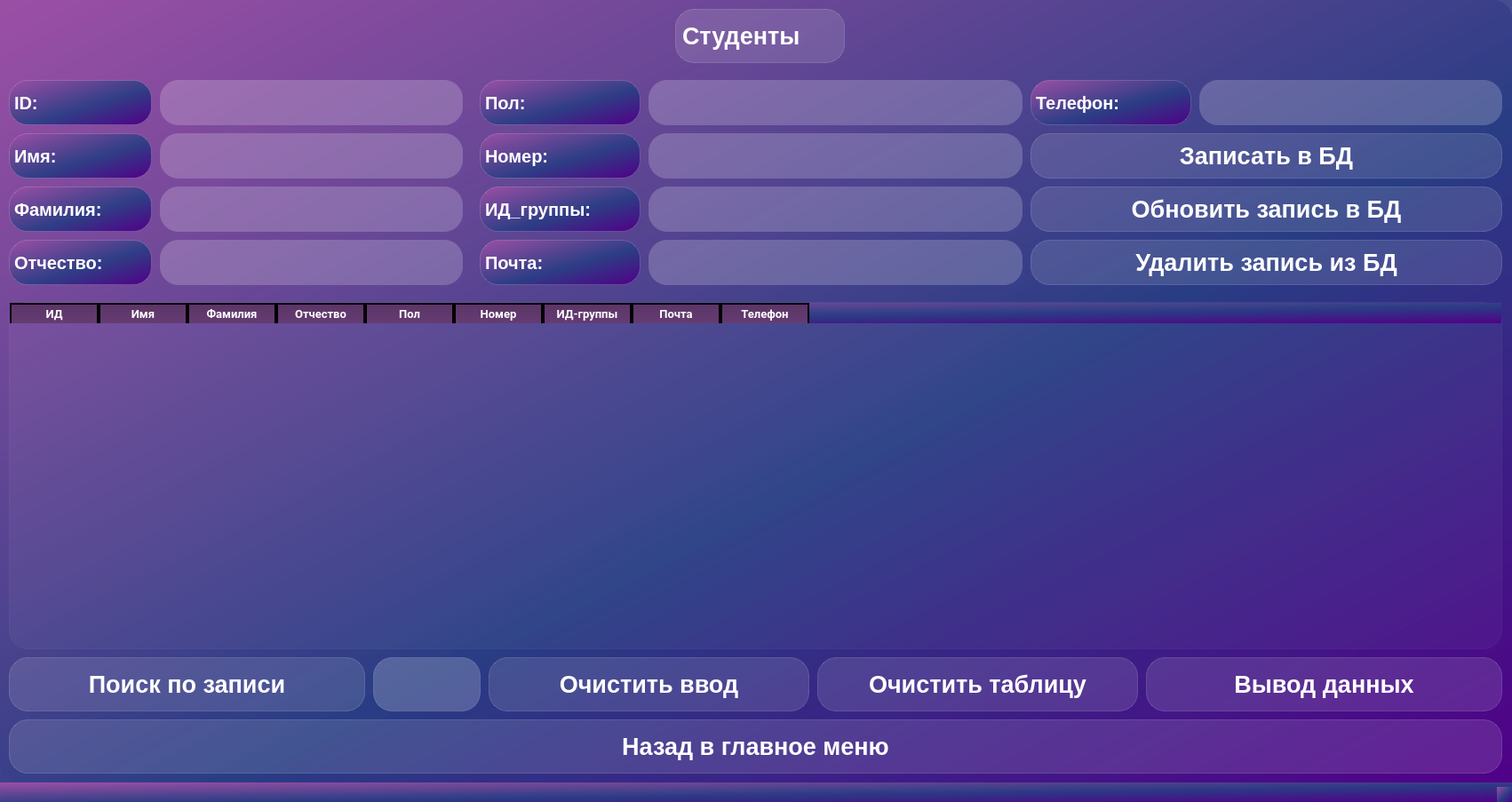
<?xml version="1.0" encoding="UTF-8"?>
<ui version="4.0">
 <class>students</class>
 <widget class="QMainWindow" name="students">
  <property name="windowModality">
   <enum>Qt::NonModal</enum>
  </property>
  <property name="geometry">
   <rect>
    <x>0</x>
    <y>0</y>
    <width>1702</width>
    <height>903</height>
   </rect>
  </property>
  <property name="windowTitle">
   <string>Students</string>
  </property>
  <property name="styleSheet">
   <string notr="true">background-color: qlineargradient(spread:pad, x1:1, y1:1, x2:0, y2:0, stop:0 rgba(81, 0, 135,255), stop:0.427447 rgba(41, 61, 132,235), stop:1 rgba(155,79,165,255));
border-style: solid;
border-radius:21px;</string>
  </property>
  <widget class="QWidget" name="centralwidget">
   <widget class="QLabel" name="students_st">
    <property name="geometry">
     <rect>
      <x>760</x>
      <y>10</y>
      <width>191</width>
      <height>61</height>
     </rect>
    </property>
    <property name="font">
     <font>
      <pointsize>20</pointsize>
      <weight>75</weight>
      <bold>true</bold>
     </font>
    </property>
    <property name="styleSheet">
     <string notr="true">background-color: rgba(255,255,255,30);
border: 1px solid rgba(255,255,255,40);
border-raduis: 7px;
color: white;
font-weight: bold;
font-size:20pt;
</string>
    </property>
    <property name="text">
     <string>Студенты</string>
    </property>
   </widget>
   <widget class="QLabel" name="Idd">
    <property name="geometry">
     <rect>
      <x>10</x>
      <y>90</y>
      <width>161</width>
      <height>51</height>
     </rect>
    </property>
    <property name="font">
     <font>
      <pointsize>15</pointsize>
      <weight>75</weight>
      <bold>true</bold>
     </font>
    </property>
    <property name="styleSheet">
     <string notr="true">background-color: qlineargradient(spread:pad, x1:1, y1:1, x2:0, y2:0, stop:0 rgba(81, 0, 135,255), stop:0.427447 rgba(41, 61, 132,235), stop:1 rgba(155,79,165,255));
border-style: solid;
border-radius:21px;
color: white;
border: 1px solid rgba(255,255,255,40);
font-weight: bold;
font-size:15pt;</string>
    </property>
    <property name="text">
     <string>ID:</string>
    </property>
   </widget>
   <widget class="QLabel" name="numberr">
    <property name="geometry">
     <rect>
      <x>10</x>
      <y>150</y>
      <width>161</width>
      <height>51</height>
     </rect>
    </property>
    <property name="font">
     <font>
      <pointsize>15</pointsize>
      <weight>75</weight>
      <bold>true</bold>
     </font>
    </property>
    <property name="styleSheet">
     <string notr="true">background-color: qlineargradient(spread:pad, x1:1, y1:1, x2:0, y2:0, stop:0 rgba(81, 0, 135,255), stop:0.427447 rgba(41, 61, 132,235), stop:1 rgba(155,79,165,255));
border-style: solid;
border-radius:21px;
color: white;
border: 1px solid rgba(255,255,255,40);
font-weight: bold;
font-size:15pt;</string>
    </property>
    <property name="text">
     <string>Имя:</string>
    </property>
   </widget>
   <widget class="QLabel" name="familiya">
    <property name="geometry">
     <rect>
      <x>10</x>
      <y>210</y>
      <width>161</width>
      <height>51</height>
     </rect>
    </property>
    <property name="font">
     <font>
      <pointsize>15</pointsize>
      <weight>75</weight>
      <bold>true</bold>
     </font>
    </property>
    <property name="styleSheet">
     <string notr="true">background-color: qlineargradient(spread:pad, x1:1, y1:1, x2:0, y2:0, stop:0 rgba(81, 0, 135,255), stop:0.427447 rgba(41, 61, 132,235), stop:1 rgba(155,79,165,255));
border-style: solid;
border-radius:21px;
color: white;
border: 1px solid rgba(255,255,255,40);
font-weight: bold;
font-size:15pt;</string>
    </property>
    <property name="text">
     <string>Фамилия:</string>
    </property>
   </widget>
   <widget class="QPushButton" name="btn_Insert_st">
    <property name="geometry">
     <rect>
      <x>1160</x>
      <y>150</y>
      <width>531</width>
      <height>51</height>
     </rect>
    </property>
    <property name="font">
     <font>
      <pointsize>20</pointsize>
      <weight>75</weight>
      <bold>true</bold>
     </font>
    </property>
    <property name="styleSheet">
     <string notr="true">QPushButton {
background-color: rgba(255,255,255,30);
border: 1px solid rgba(255,255,255,40);
border-raduis: 7px;
color: white;
font-weight: bold;
font-size:20pt;
}
QPushButton:hover {
background-color: rgba(0, 255, 120, 0.4);
}
QPushButton:pressed {
background-color: rgba(255,255,255,70);
}
</string>
    </property>
    <property name="text">
     <string>Записать в БД</string>
    </property>
   </widget>
   <widget class="QPushButton" name="update_st">
    <property name="geometry">
     <rect>
      <x>1160</x>
      <y>210</y>
      <width>531</width>
      <height>51</height>
     </rect>
    </property>
    <property name="font">
     <font>
      <pointsize>20</pointsize>
      <weight>75</weight>
      <bold>true</bold>
     </font>
    </property>
    <property name="styleSheet">
     <string notr="true">QPushButton {
background-color: rgba(255,255,255,30);
border: 1px solid rgba(255,255,255,40);
border-raduis: 7px;
color: white;
font-weight: bold;
font-size:20pt;
}
QPushButton:hover {
background-color: rgba(0, 255, 120, 0.4);
}
QPushButton:pressed {
background-color: rgba(255,255,255,70);
}
</string>
    </property>
    <property name="text">
     <string>Обновить запись в БД</string>
    </property>
   </widget>
   <widget class="QPushButton" name="deletezapic_st">
    <property name="geometry">
     <rect>
      <x>1160</x>
      <y>270</y>
      <width>531</width>
      <height>51</height>
     </rect>
    </property>
    <property name="font">
     <font>
      <pointsize>20</pointsize>
      <weight>75</weight>
      <bold>true</bold>
     </font>
    </property>
    <property name="styleSheet">
     <string notr="true">QPushButton {
background-color: rgba(255,255,255,30);
border: 1px solid rgba(255,255,255,40);
border-raduis: 7px;
color: white;
font-weight: bold;
font-size:20pt;
}
QPushButton:hover {
background-color: rgba(0, 255, 120, 0.4);
}
QPushButton:pressed {
background-color: rgba(255,255,255,70);
}
</string>
    </property>
    <property name="text">
     <string>Удалить запись из БД</string>
    </property>
   </widget>
   <widget class="QLineEdit" name="lineEdit_2_st">
    <property name="geometry">
     <rect>
      <x>180</x>
      <y>90</y>
      <width>341</width>
      <height>51</height>
     </rect>
    </property>
    <property name="styleSheet">
     <string notr="true">QLineEdit {
background-color: rgba(255,255,255,50);
color: white;
font-weight: bold;
font-size:20pt;
}
QLineEdit:hover {
background-color: rgba(255,255,255, 0.5);
}
</string>
    </property>
    <property name="maxLength">
     <number>20</number>
    </property>
   </widget>
   <widget class="QLineEdit" name="lineEdit_3_st">
    <property name="geometry">
     <rect>
      <x>180</x>
      <y>150</y>
      <width>341</width>
      <height>51</height>
     </rect>
    </property>
    <property name="styleSheet">
     <string notr="true">QLineEdit {
background-color: rgba(255,255,255,50);
color: white;
font-weight: bold;
font-size:20pt;
}
QLineEdit:hover {
background-color: rgba(255,255,255, 0.5);
}
</string>
    </property>
    <property name="maxLength">
     <number>20</number>
    </property>
   </widget>
   <widget class="QLineEdit" name="lineEdit_4_st">
    <property name="geometry">
     <rect>
      <x>180</x>
      <y>210</y>
      <width>341</width>
      <height>51</height>
     </rect>
    </property>
    <property name="styleSheet">
     <string notr="true">QLineEdit {
background-color: rgba(255,255,255,50);
color: white;
font-weight: bold;
font-size:20pt;
}
QLineEdit:hover {
background-color: rgba(255,255,255, 0.5);
}
</string>
    </property>
    <property name="maxLength">
     <number>20</number>
    </property>
   </widget>
   <widget class="QLineEdit" name="lineEdit_st">
    <property name="geometry">
     <rect>
      <x>180</x>
      <y>270</y>
      <width>341</width>
      <height>51</height>
     </rect>
    </property>
    <property name="styleSheet">
     <string notr="true">QLineEdit {
background-color: rgba(255,255,255,50);
color: white;
font-weight: bold;
font-size:20pt;
}
QLineEdit:hover {
background-color: rgba(255,255,255, 0.5);
}
</string>
    </property>
    <property name="maxLength">
     <number>20</number>
    </property>
   </widget>
   <widget class="QLabel" name="otchestvo">
    <property name="geometry">
     <rect>
      <x>10</x>
      <y>270</y>
      <width>161</width>
      <height>51</height>
     </rect>
    </property>
    <property name="font">
     <font>
      <pointsize>15</pointsize>
      <weight>75</weight>
      <bold>true</bold>
     </font>
    </property>
    <property name="styleSheet">
     <string notr="true">background-color: qlineargradient(spread:pad, x1:1, y1:1, x2:0, y2:0, stop:0 rgba(81, 0, 135,255), stop:0.427447 rgba(41, 61, 132,235), stop:1 rgba(155,79,165,255));
border-style: solid;
border-radius:21px;
color: white;
border: 1px solid rgba(255,255,255,40);
font-weight: bold;
font-size:15pt;</string>
    </property>
    <property name="text">
     <string>Отчество:</string>
    </property>
   </widget>
   <widget class="QLabel" name="number">
    <property name="geometry">
     <rect>
      <x>540</x>
      <y>150</y>
      <width>181</width>
      <height>51</height>
     </rect>
    </property>
    <property name="font">
     <font>
      <pointsize>15</pointsize>
      <weight>75</weight>
      <bold>true</bold>
     </font>
    </property>
    <property name="styleSheet">
     <string notr="true">background-color: qlineargradient(spread:pad, x1:1, y1:1, x2:0, y2:0, stop:0 rgba(81, 0, 135,255), stop:0.427447 rgba(41, 61, 132,235), stop:1 rgba(155,79,165,255));
border-style: solid;
border-radius:21px;
color: white;
border: 1px solid rgba(255,255,255,40);
font-weight: bold;
font-size:15pt;</string>
    </property>
    <property name="text">
     <string>Номер:</string>
    </property>
   </widget>
   <widget class="QLabel" name="id_gr">
    <property name="geometry">
     <rect>
      <x>540</x>
      <y>210</y>
      <width>181</width>
      <height>51</height>
     </rect>
    </property>
    <property name="font">
     <font>
      <pointsize>15</pointsize>
      <weight>75</weight>
      <bold>true</bold>
     </font>
    </property>
    <property name="styleSheet">
     <string notr="true">background-color: qlineargradient(spread:pad, x1:1, y1:1, x2:0, y2:0, stop:0 rgba(81, 0, 135,255), stop:0.427447 rgba(41, 61, 132,235), stop:1 rgba(155,79,165,255));
border-style: solid;
border-radius:21px;
color: white;
border: 1px solid rgba(255,255,255,40);
font-weight: bold;
font-size:15pt;</string>
    </property>
    <property name="text">
     <string>ИД_группы:</string>
    </property>
   </widget>
   <widget class="QLabel" name="gender">
    <property name="geometry">
     <rect>
      <x>540</x>
      <y>90</y>
      <width>181</width>
      <height>51</height>
     </rect>
    </property>
    <property name="font">
     <font>
      <pointsize>15</pointsize>
      <weight>75</weight>
      <bold>true</bold>
     </font>
    </property>
    <property name="styleSheet">
     <string notr="true">background-color: qlineargradient(spread:pad, x1:1, y1:1, x2:0, y2:0, stop:0 rgba(81, 0, 135,255), stop:0.427447 rgba(41, 61, 132,235), stop:1 rgba(155,79,165,255));
border-style: solid;
border-radius:21px;
color: white;
border: 1px solid rgba(255,255,255,40);
font-weight: bold;
font-size:15pt;</string>
    </property>
    <property name="text">
     <string>Пол:</string>
    </property>
   </widget>
   <widget class="QLineEdit" name="lineEdit_5_st">
    <property name="geometry">
     <rect>
      <x>730</x>
      <y>210</y>
      <width>421</width>
      <height>51</height>
     </rect>
    </property>
    <property name="styleSheet">
     <string notr="true">QLineEdit {
background-color: rgba(255,255,255,50);
color: white;
font-weight: bold;
font-size:20pt;
}
QLineEdit:hover {
background-color: rgba(255,255,255, 0.5);
}
</string>
    </property>
    <property name="maxLength">
     <number>10</number>
    </property>
   </widget>
   <widget class="QLineEdit" name="lineEdit_6_st">
    <property name="geometry">
     <rect>
      <x>730</x>
      <y>150</y>
      <width>421</width>
      <height>51</height>
     </rect>
    </property>
    <property name="styleSheet">
     <string notr="true">QLineEdit {
background-color: rgba(255,255,255,50);
color: white;
font-weight: bold;
font-size:20pt;
}
QLineEdit:hover {
background-color: rgba(255,255,255, 0.5);
}
</string>
    </property>
    <property name="maxLength">
     <number>8</number>
    </property>
   </widget>
   <widget class="QLineEdit" name="lineEdit_7_st">
    <property name="geometry">
     <rect>
      <x>730</x>
      <y>270</y>
      <width>421</width>
      <height>51</height>
     </rect>
    </property>
    <property name="styleSheet">
     <string notr="true">QLineEdit {
background-color: rgba(255,255,255,50);
color: white;
font-weight: bold;
font-size:20pt;
}
QLineEdit:hover {
background-color: rgba(255,255,255, 0.5);
}
</string>
    </property>
    <property name="maxLength">
     <number>40</number>
    </property>
   </widget>
   <widget class="QLabel" name="E_mail">
    <property name="geometry">
     <rect>
      <x>540</x>
      <y>270</y>
      <width>181</width>
      <height>51</height>
     </rect>
    </property>
    <property name="font">
     <font>
      <pointsize>15</pointsize>
      <weight>75</weight>
      <bold>true</bold>
     </font>
    </property>
    <property name="styleSheet">
     <string notr="true">background-color: qlineargradient(spread:pad, x1:1, y1:1, x2:0, y2:0, stop:0 rgba(81, 0, 135,255), stop:0.427447 rgba(41, 61, 132,235), stop:1 rgba(155,79,165,255));
border-style: solid;
border-radius:21px;
color: white;
border: 1px solid rgba(255,255,255,40);
font-weight: bold;
font-size:15pt;</string>
    </property>
    <property name="text">
     <string>Почта:</string>
    </property>
   </widget>
   <widget class="QLabel" name="gender_2">
    <property name="geometry">
     <rect>
      <x>1160</x>
      <y>90</y>
      <width>181</width>
      <height>51</height>
     </rect>
    </property>
    <property name="font">
     <font>
      <pointsize>15</pointsize>
      <weight>75</weight>
      <bold>true</bold>
     </font>
    </property>
    <property name="styleSheet">
     <string notr="true">background-color: qlineargradient(spread:pad, x1:1, y1:1, x2:0, y2:0, stop:0 rgba(81, 0, 135,255), stop:0.427447 rgba(41, 61, 132,235), stop:1 rgba(155,79,165,255));
border-style: solid;
border-radius:21px;
color: white;
border: 1px solid rgba(255,255,255,40);
font-weight: bold;
font-size:15pt;</string>
    </property>
    <property name="text">
     <string>Телефон:</string>
    </property>
   </widget>
   <widget class="QLineEdit" name="lineEdit_8_st">
    <property name="geometry">
     <rect>
      <x>1350</x>
      <y>90</y>
      <width>341</width>
      <height>51</height>
     </rect>
    </property>
    <property name="styleSheet">
     <string notr="true">QLineEdit {
background-color: rgba(255,255,255,50);
color: white;
font-weight: bold;
font-size:20pt;
}
QLineEdit:hover {
background-color: rgba(255,255,255, 0.5);
}
</string>
    </property>
    <property name="maxLength">
     <number>16</number>
    </property>
   </widget>
   <widget class="QPushButton" name="clears_st">
    <property name="geometry">
     <rect>
      <x>550</x>
      <y>740</y>
      <width>361</width>
      <height>61</height>
     </rect>
    </property>
    <property name="font">
     <font>
      <pointsize>20</pointsize>
      <weight>75</weight>
      <bold>true</bold>
     </font>
    </property>
    <property name="styleSheet">
     <string notr="true">QPushButton {
background-color: rgba(255,255,255,30);
border: 1px solid rgba(255,255,255,40);
border-raduis: 7px;
color: white;
font-weight: bold;
font-size:20pt;
}
QPushButton:hover {
background-color: rgba(0, 255, 120, 0.4);
}
QPushButton:pressed {
background-color: rgba(255,255,255,70);
}
</string>
    </property>
    <property name="text">
     <string>Очистить ввод</string>
    </property>
   </widget>
   <widget class="QTableWidget" name="table_st">
    <property name="geometry">
     <rect>
      <x>10</x>
      <y>340</y>
      <width>1681</width>
      <height>391</height>
     </rect>
    </property>
    <property name="styleSheet">
     <string notr="true">QTableWidget {
    background-color: rgba(255,255,255,10);
    border: 1px solid rgba(255,255,255,10);
    border-raduis: 10px;
    color: white;
    font-weight: bold;
    font-size:15pt;
}
QHeaderView::section {
    background-color: qlineargradient(x1:0, y1:0, x2:0, y2:1.25, stop:0 #5C3566, stop: 0.6 #623A6F, stop:1 #663F79);
    color: #e1e5cf;

    border-right: 2px solid #000000; 
    border-top: 2px solid #000000; 
    border-left: 2px solid #000000; 

    font-family: Roboto;
    font-style: Regular;
    font-weight: bold;
    font-size: 10pt;

	color: white;
}

 

</string>
    </property>
    <column>
     <property name="text">
      <string>ИД</string>
     </property>
    </column>
    <column>
     <property name="text">
      <string>Имя</string>
     </property>
    </column>
    <column>
     <property name="text">
      <string>Фамилия</string>
     </property>
    </column>
    <column>
     <property name="text">
      <string>Отчество</string>
     </property>
    </column>
    <column>
     <property name="text">
      <string>Пол</string>
     </property>
    </column>
    <column>
     <property name="text">
      <string>Номер</string>
     </property>
    </column>
    <column>
     <property name="text">
      <string>ИД-группы</string>
     </property>
    </column>
    <column>
     <property name="text">
      <string>Почта</string>
     </property>
    </column>
    <column>
     <property name="text">
      <string>Телефон</string>
     </property>
    </column>
   </widget>
   <widget class="QPushButton" name="cleant_st">
    <property name="geometry">
     <rect>
      <x>920</x>
      <y>740</y>
      <width>361</width>
      <height>61</height>
     </rect>
    </property>
    <property name="font">
     <font>
      <pointsize>20</pointsize>
      <weight>75</weight>
      <bold>true</bold>
     </font>
    </property>
    <property name="styleSheet">
     <string notr="true">QPushButton {
background-color: rgba(255,255,255,30);
border: 1px solid rgba(255,255,255,40);
border-raduis: 7px;
color: white;
font-weight: bold;
font-size:20pt;
}
QPushButton:hover {
background-color: rgba(0, 255, 120, 0.4);
}
QPushButton:pressed {
background-color: rgba(255,255,255,70);
}
</string>
    </property>
    <property name="text">
     <string>Очистить таблицу</string>
    </property>
   </widget>
   <widget class="QPushButton" name="student_btn">
    <property name="geometry">
     <rect>
      <x>10</x>
      <y>810</y>
      <width>1681</width>
      <height>61</height>
     </rect>
    </property>
    <property name="font">
     <font>
      <pointsize>20</pointsize>
      <weight>75</weight>
      <bold>true</bold>
     </font>
    </property>
    <property name="styleSheet">
     <string notr="true">QPushButton {
background-color: rgba(255,255,255,30);
border: 1px solid rgba(255,255,255,40);
border-raduis: 7px;
color: white;
font-weight: bold;
font-size:20pt;
}
QPushButton:hover {
background-color: rgba(0, 255, 120, 0.4);
}
QPushButton:pressed {
background-color: rgba(255,255,255,70);
}
</string>
    </property>
    <property name="text">
     <string>Назад в главное меню</string>
    </property>
   </widget>
   <widget class="QPushButton" name="vuvod_st">
    <property name="geometry">
     <rect>
      <x>1290</x>
      <y>740</y>
      <width>401</width>
      <height>61</height>
     </rect>
    </property>
    <property name="font">
     <font>
      <pointsize>20</pointsize>
      <weight>75</weight>
      <bold>true</bold>
     </font>
    </property>
    <property name="styleSheet">
     <string notr="true">QPushButton {
background-color: rgba(255,255,255,30);
border: 1px solid rgba(255,255,255,40);
border-raduis: 7px;
color: white;
font-weight: bold;
font-size:20pt;
}
QPushButton:hover {
background-color: rgba(0, 255, 120, 0.4);
}
QPushButton:pressed {
background-color: rgba(255,255,255,70);
}
</string>
    </property>
    <property name="text">
     <string>Вывод данных</string>
    </property>
   </widget>
   <widget class="QPushButton" name="Search_btn_st">
    <property name="geometry">
     <rect>
      <x>10</x>
      <y>740</y>
      <width>401</width>
      <height>61</height>
     </rect>
    </property>
    <property name="font">
     <font>
      <pointsize>20</pointsize>
      <weight>75</weight>
      <bold>true</bold>
     </font>
    </property>
    <property name="styleSheet">
     <string notr="true">QPushButton {
background-color: rgba(255,255,255,30);
border: 1px solid rgba(255,255,255,40);
border-raduis: 7px;
color: white;
font-weight: bold;
font-size:20pt;
}
QPushButton:hover {
background-color: rgba(0, 255, 120, 0.4);
}
QPushButton:pressed {
background-color: rgba(255,255,255,70);
}
</string>
    </property>
    <property name="text">
     <string>Поиск по записи</string>
    </property>
   </widget>
   <widget class="QLineEdit" name="lineEdit_seatch_st">
    <property name="geometry">
     <rect>
      <x>420</x>
      <y>740</y>
      <width>121</width>
      <height>61</height>
     </rect>
    </property>
    <property name="styleSheet">
     <string notr="true">QLineEdit {
background-color: rgba(255,255,255,50);
border: 1px solid rgba(255,255,255,40);
border-raduis: 10px;
color: white;
font-weight: bold;
font-size:20pt;
}
QLineEdit:hover {
background-color: rgba(255,255,255, 0.5);
}

</string>
    </property>
    <property name="maxLength">
     <number>10</number>
    </property>
   </widget>
   <widget class="QLineEdit" name="lineEdit_6_st_2">
    <property name="geometry">
     <rect>
      <x>730</x>
      <y>90</y>
      <width>421</width>
      <height>51</height>
     </rect>
    </property>
    <property name="styleSheet">
     <string notr="true">QLineEdit {
background-color: rgba(255,255,255,50);
color: white;
font-weight: bold;
font-size:20pt;
}
QLineEdit:hover {
background-color: rgba(255,255,255, 0.5);
}
</string>
    </property>
    <property name="maxLength">
     <number>1</number>
    </property>
   </widget>
  </widget>
  <widget class="QStatusBar" name="statusbar"/>
 </widget>
 <resources/>
 <connections/>
</ui>
